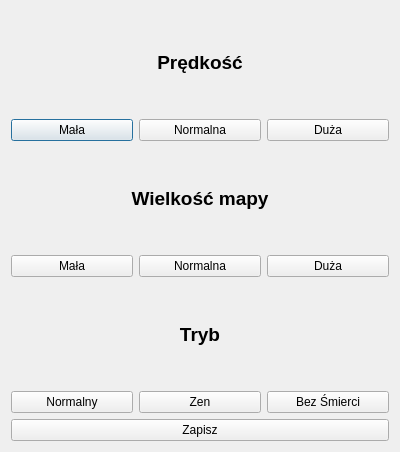
<?xml version="1.0" encoding="UTF-8"?>
<ui version="4.0">
 <class>Ustawienia</class>
 <widget class="QDialog" name="Ustawienia">
  <property name="geometry">
   <rect>
    <x>0</x>
    <y>0</y>
    <width>400</width>
    <height>452</height>
   </rect>
  </property>
  <property name="windowTitle">
   <string>Dialog</string>
  </property>
  <layout class="QVBoxLayout" name="verticalLayout">
   <item>
    <widget class="QLabel" name="label">
     <property name="font">
      <font>
       <pointsize>14</pointsize>
       <weight>75</weight>
       <bold>true</bold>
      </font>
     </property>
     <property name="text">
      <string>Prędkość</string>
     </property>
     <property name="alignment">
      <set>Qt::AlignCenter</set>
     </property>
    </widget>
   </item>
   <item>
    <layout class="QHBoxLayout" name="horizontalLayout">
     <item>
      <widget class="QPushButton" name="MalaP">
       <property name="text">
        <string>Mała</string>
       </property>
      </widget>
     </item>
     <item>
      <widget class="QPushButton" name="NormP">
       <property name="text">
        <string>Normalna</string>
       </property>
      </widget>
     </item>
     <item>
      <widget class="QPushButton" name="DuzaP">
       <property name="text">
        <string>Duża</string>
       </property>
      </widget>
     </item>
    </layout>
   </item>
   <item>
    <widget class="QLabel" name="label_2">
     <property name="font">
      <font>
       <pointsize>14</pointsize>
       <weight>75</weight>
       <bold>true</bold>
      </font>
     </property>
     <property name="text">
      <string>Wielkość mapy</string>
     </property>
     <property name="alignment">
      <set>Qt::AlignCenter</set>
     </property>
    </widget>
   </item>
   <item>
    <layout class="QHBoxLayout" name="horizontalLayout_2">
     <item>
      <widget class="QPushButton" name="MalaM">
       <property name="text">
        <string>Mała</string>
       </property>
      </widget>
     </item>
     <item>
      <widget class="QPushButton" name="NormM">
       <property name="text">
        <string>Normalna</string>
       </property>
      </widget>
     </item>
     <item>
      <widget class="QPushButton" name="DuzaM">
       <property name="text">
        <string>Duża</string>
       </property>
      </widget>
     </item>
    </layout>
   </item>
   <item>
    <widget class="QLabel" name="label_3">
     <property name="font">
      <font>
       <pointsize>14</pointsize>
       <weight>75</weight>
       <bold>true</bold>
      </font>
     </property>
     <property name="text">
      <string>Tryb</string>
     </property>
     <property name="alignment">
      <set>Qt::AlignCenter</set>
     </property>
    </widget>
   </item>
   <item>
    <layout class="QHBoxLayout" name="horizontalLayout_3">
     <item>
      <widget class="QPushButton" name="Norm">
       <property name="text">
        <string>Normalny</string>
       </property>
      </widget>
     </item>
     <item>
      <widget class="QPushButton" name="Zen">
       <property name="text">
        <string>Zen</string>
       </property>
      </widget>
     </item>
     <item>
      <widget class="QPushButton" name="BezS">
       <property name="text">
        <string>Bez Śmierci</string>
       </property>
      </widget>
     </item>
    </layout>
   </item>
   <item>
    <widget class="QPushButton" name="Zapisz">
     <property name="text">
      <string>Zapisz</string>
     </property>
    </widget>
   </item>
  </layout>
 </widget>
 <resources/>
 <connections/>
</ui>
